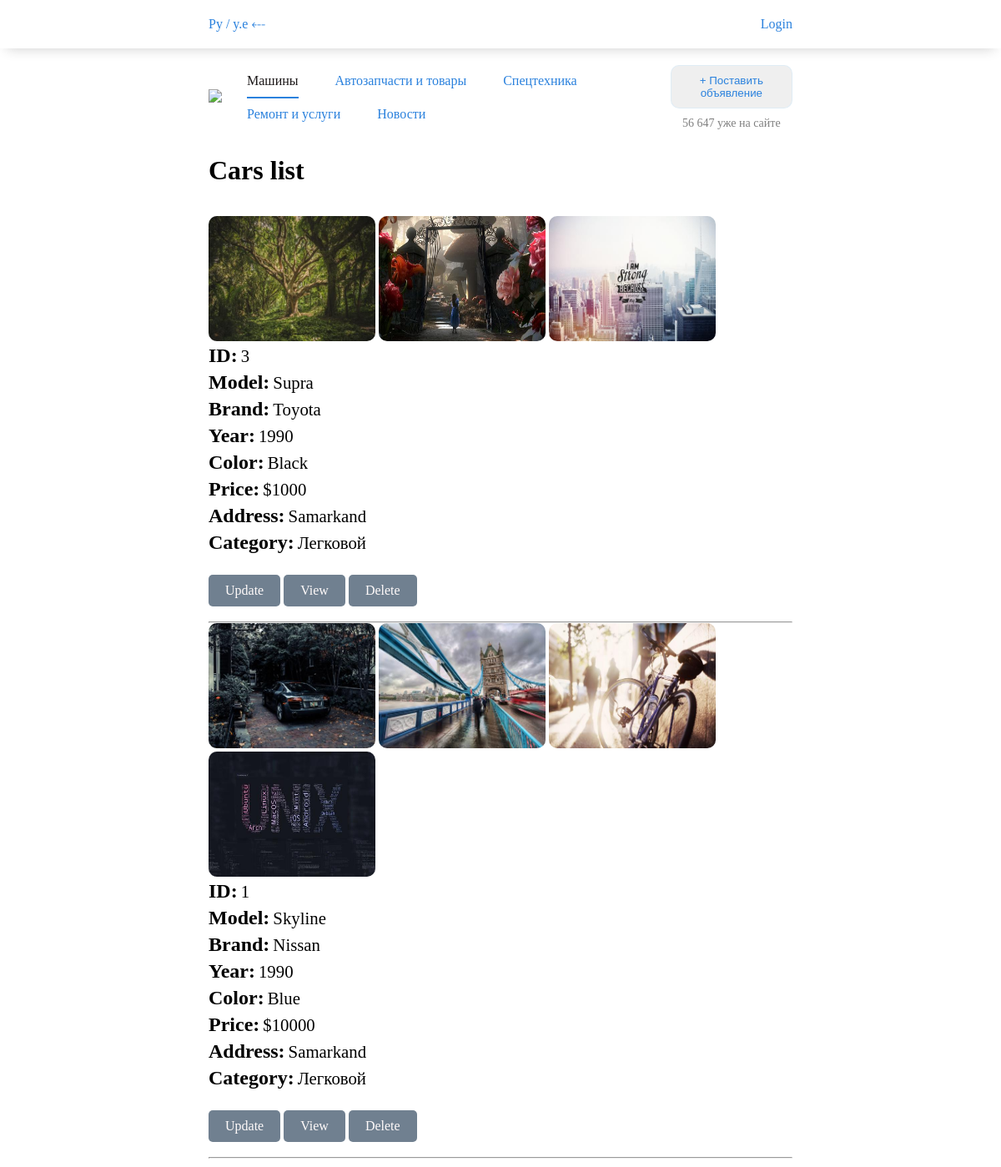
/products/cars/, run on the app's committed database.
### products/models.py (models this page shows, shortened)
class CarImage(models.Model):
    car = models.ForeignKey('Cars', on_delete=models.CASCADE)
    image = models.ImageField(upload_to='cars/', default='cars/default.png')

class Cars(models.Model):
    brand = models.CharField(max_length=50)
    model = models.CharField(max_length=50)
    year = models.IntegerField()
    color = models.CharField(max_length=50)
    price = models.IntegerField()
    author_of_ad = models.ForeignKey(User, on_delete=models.CASCADE)
    created_at = models.DateTimeField(auto_now_add=True)
    address = models.CharField(max_length=255)
    likes = models.TextField(default='[]')
    images = models.ManyToManyField(CarImage)
    category = models.CharField(max_length=50)
    class Meta:
        verbose_name = 'Car'
        verbose_name_plural = 'Cars'
        ordering = ['-created_at']

### products/views.py (the view)
# urls.py: path("cars/", CarsListView.as_view(), name='cars_view'),
class CarsListView(ListView):
    model = Cars
    template_name = 'cars_list.html'
    context_object_name = 'cars'
    def get_context_data(self, **kwargs):
        context = super().get_context_data(**kwargs)
        context["cars"] = []
        for car in Cars.objects.all():
            car_images = CarImage.objects.filter(car=car)
            context["cars"].append({
                "car": car,
                "images": car_images
            })
        return context

### products/templates/cars_list.html (shortened to what this page needs)
{% extends 'base.html' %}
{% block content %}
  <h1>Cars list</h1>
  <br />
  <br />
  <ul>
    {% for obj in cars %}
      <li>
        <div class="container">
          <div class="left">
            {% for img in obj.images %}
              <img src="{{ img.image.url }}" />
            {% endfor %}
          </div>
          <div class="right">
            <b>ID:</b> <span>{{ obj.car.id }}</span> <br />
            <b>Model:</b> <span>{{ obj.car.model|title }}</span> <br />
            <b>Brand:</b> <span>{{ obj.car.brand }}</span> <br />
            <b>Year:</b> <span>{{ obj.car.year }}</span> <br />
            <b>Color:</b> <span>{{ obj.car.color }}</span> <br />
            <b>Price:</b> <span>${{ obj.car.price }}</span> <br />
            <b>Address:</b> <span>{{ obj.car.address }}</span> <br />
            <b>Category:</b> <span>{{ obj.car.category }}</span> <br />
          </div>
        </div>
        <a class="btn-link" href="{% url 'update_car_view' obj.car.id %}">Update</a>
        <a class="btn-link" href="{% url 'car_details_view' obj.car.id %}">View</a>
        <a class="btn-link" href="#" onclick="conformDeletion('{{ obj.car.id }}')">Delete</a>
        <br />
        <br />
        <hr />
      </li>
    {% endfor %}
  </ul>
{% endblock %}

### templates/base.html (shortened to what this page needs)
{% load static %}
<!DOCTYPE html>
<html lang="en">
<head>
  <link rel="stylesheet" href="{% static '/scss/nav/index.css' %}" />
</head>
<body>
  {% include 'navbar.html' %}
  <main class="main-container">
    {% block content %}
    {% endblock %}
  </main>
</body>
</html>

### templates/navbar.html (shortened to what this page needs)
{% load static %}
<header>
  <div class="upper-nav">
    <a href="#">Py / y.e &lBarr;</a>
    <div class="nav-right-side">
      {% if request.user.is_authenticated %}
      <div class="dropdown">
        <h3>{{ request.user.username }}</h3>
        <div class="drp-content">
          <a href="#">Мои обявления</a>
          <a href="{% url 'profile_page' request.user.id %}">Profile</a>
          <a href="{% url 'account_logout' %}">Logout</a>
        </div>
      </div>
      {% else %}
      <a href="{% url 'account_login' %}">Login</a>
      {% endif %}
    </div>
  </div>
  <nav>
    <a href="{% url 'home' %}"><img src="https://avtoelon.uz/static/frontend/images/logos/header-logo.svg" /></a>
    <div class="auto-nav-links">
      <a href="{% url 'cars_view' %}" class="nav-link-item active">Машины</a>
      <a href="#" class="nav-link-item">Автозапчасти и товары</a>
      <a href="#" class="nav-link-item">Спецтехника</a>
      <a href="#" class="nav-link-item">Ремонт и услуги</a>
      <a href="#" class="nav-link-item">Новости</a>
    </div>
    <div class="auto-actions">
      <button class="outline-info-btn"><a href="{% url 'create_car_view' %}">&plus; Поставить объявление</a></button>
      <p class="muted">56 647 уже на сайте</p>
    </div>
  </nav>
</header>

### static/scss/nav/index.css (style rules this page uses)
* { margin: 0; padding: 0; box-sizing: border-box; transition: 0.5s; }
button { padding: 10px 20px; border: 1px solid rgba(214, 236, 251, 0.6); color: #2a81dd; cursor: pointer; border-radius: 10px; }
.muted { color: gray; font-size: 14px; }
a { color: #2a81dd; }
a.active { color: #1c1819; }
.main-container { padding: 10px 250px; }
header .upper-nav { display: flex; flex-direction: row; justify-content: space-between; align-items: center; gap: 10px; box-shadow: 0 8px 16px -8px rgba(0, 0, 0, 0.2); padding: 20px 250px; }
header .upper-nav a { text-decoration: none; }
header .upper-nav .nav-right-side { display: inline-block; }
header nav { padding: 20px 250px; display: flex; flex-direction: row; justify-content: space-between; align-items: center; gap: 10px; }
header nav .auto-nav-links a { padding: 10px 0; margin: 0 20px; display: inline-block; text-decoration: none; }
header nav .auto-nav-links a.active { border-bottom: 2px #2a81dd solid; }
header nav .auto-actions { display: flex; flex-direction: column; justify-content: center; align-items: center; gap: 10px; }
header nav .auto-actions button a { text-decoration: none; }

### products/templates/cars_list.html (style rules this page uses)
ul { list-style-type: none; }
.btn-link { text-decoration: none; display: inline-block; padding: 10px 20px; background-color: slategray; color: snow; border-radius: 5px; cursor: pointer; }
.container { margin-bottom: 20px; }
.container .left img { border-radius: 10px; width: 200px; height: 150px; }
.container b { font-size: 1.5em; display: inline-block; margin-bottom: 5px; }
.container span { font-size: 1.3em; }

### data on the page
Cars: car.id "3", car.model "Supra", car.brand "Toyota", car.year "1990", car.color "Black", car.price "1000", car.address "Samarkand", car.category "Легковой"
CarImage: image (picture)
CarImage: image (picture)
CarImage: image (picture)
Cars: car.id "1", car.model "Skyline", car.brand "Nissan", car.year "1990", car.color "Blue", car.price "10000", car.address "Samarkand", car.category "Легковой"
CarImage: image (picture)
CarImage: image (picture)
CarImage: image (picture)
CarImage: image (picture)
